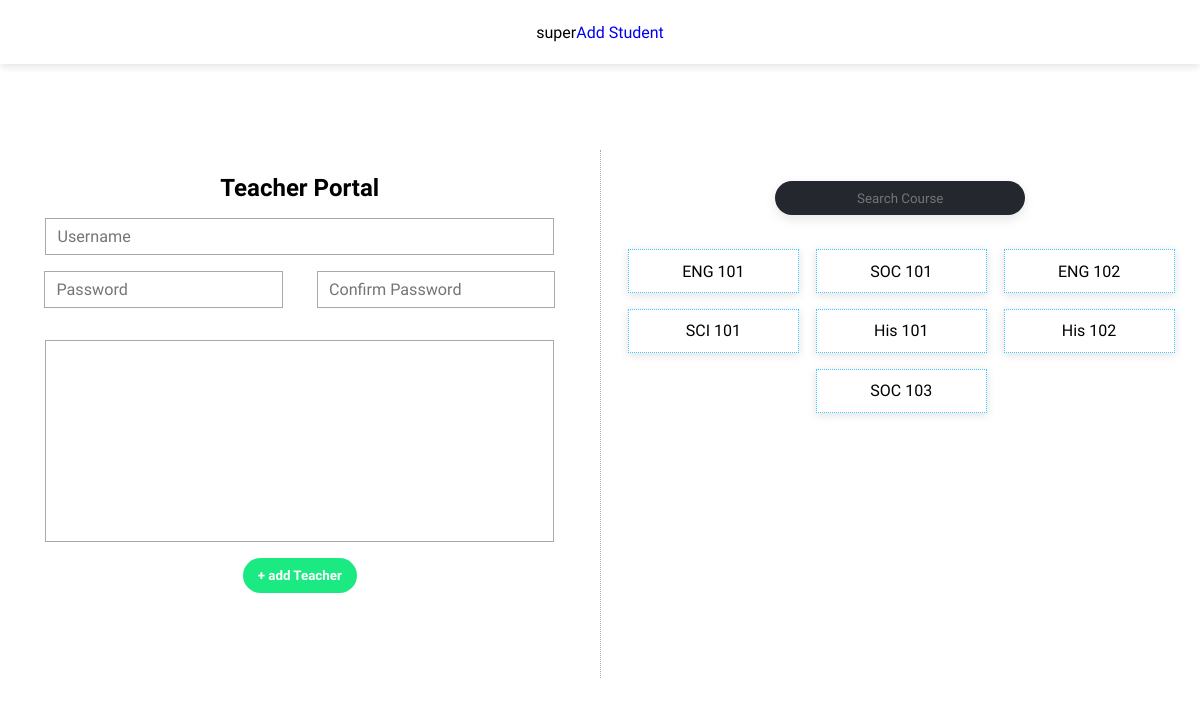
Screenshot of /teacher_portal (signed in) with the database file from the repository.
### Log/models.py (models this page shows)
class User(AbstractUser):
    is_teacher = models.BooleanField(default=False)
    is_manager = models.BooleanField(default=False)
    is_student = models.BooleanField(default=False)

### Course/models.py (models this page shows, shortened)
class Course(models.Model):
    subject = models.ForeignKey(Subject, on_delete=models.CASCADE)
    grade = models.ForeignKey(Grade, on_delete=models.CASCADE)
    slug = models.SlugField(blank=True,null=True)
    def __str__(self):
        return f'{self.subject.abb} {self.grade.code}'

class Subject(models.Model):
    name = models.CharField(max_length=300)
    abb = models.CharField(max_length=100, blank=True,null=True)
    slug = models.SlugField(blank=True,null=True)
    def __str__(self):
        return f"{self.name}"

class Grade(models.Model):
    name = models.CharField(max_length=300)
    code = models.CharField(max_length=100)
    def __str__(self):
        return f'{self.name}'

### Log/views.py (the view, shortened to what this page needs)
# urls.py: path('teacher_portal', views.teacher_portal, name='teacher_portal'),
def teacher_portal(request):
    if not request.user.is_superuser:
        return redirect('portal')
    courses = Course.objects.all()
    context = {
        'courses' : courses
    }
    return render(request, 'teacher_portal.html', context)

### Log/templates/teacher_portal.html (shortened to what this page needs)
{% extends "base.html" %}
{% load static %}
{% block styles %}
<link rel="stylesheet" href="{% static 'Portal/portal.css' %}">
{% endblock styles %}
{% block page %}
<section class="page">
  <nav class="main_nav">
    {{user.username}}
    <a href="{% url 'student_portal' %}">Add Student</a>
  </nav>
  <section class="form_box">
    <form method="post" id="teacher_form">
      <div class="form_left">
        <header>Teacher Portal</header>
        <div class="info">
          <div>
            <input type="text" name="username" placeholder="Username" id="i1" required>
          </div>
          <div>
            <input type="password" name="password" class="pass1" placeholder="Password" id="i2" required>
            <input type="password" class="pass2" placeholder="Confirm Password" id="i2" required>
          </div>
        </div>
        <div class="course_box">
        </div>
        <button type="submit">+ add Teacher</button>
      </div>
      <div class="form_right">
        <header>
          <input type="text" placeholder="Search Course" oninput="runCourseSearch(event.target.value.toLowerCase())">
        </header>
        <div>
          {% for course in courses %}
          <label data-name="{{course}}" data-grade="{{course.grade}}" data-subject="{{course.subject}}">
            <div class="course_label">{{course}}</div>
          </label>
          {% endfor %}
        </div>
      </div>
    </form>
  </section>
</section>
{% endblock page %}

### static/base.css (style rules this page uses)
* { margin: 0; padding: 0; border: none; outline: none; text-decoration: none; font-family: 'Poppins', sans-serif; font-family: 'Plus Jakarta Sans', sans-serif; scroll-behavior: smooth; }
.page { position: relative; width: 100%; display: flex; align-items: center; }
a { cursor: pointer; }

### static/Portal/portal.css (style rules this page uses)
.page { min-height: 100vh; display: flex; align-items: center; justify-content: center; }
.form_box { width: 1200px; height: 500px; }
.form_box form { display: flex; height: 100%; align-items: flex-start; width: 100%; }
.form_left, .form_right { height: 96%; padding: 2% 1.5%; }
.form_left { display: flex; flex-direction: column; align-items: center; gap: 1rem; width: 47%; }
.form_left header { font-size: 1.5rem; font-weight: 600; width: 100%; text-align: center; }
.form_left .info { width: 100%; display: flex; flex-direction: column; gap: 1rem 0; }
.form_left .info div { width: 100%; display: flex; align-items: center; justify-content: center; }
.form_right { display: flex; flex-direction: column; border-left: 1px dotted darkgray; gap: 1rem; }
.form_right header { height: 10%; display: flex; align-items: center; justify-content: center; width: 100%; }
.form_right header input { height: 70%; width: 250px; text-align: center; border-radius: 40px; box-shadow: rgba(100, 100, 111, 0.2) 0px 7px 29px 0px; box-shadow: rgba(0, 0, 0, 0.1) 0px 4px 12px; background: #24282e; color: white; }
.form_right div { width: 100%; max-height: 85%; padding: 2% 0; display: flex; flex-wrap: wrap; justify-content: space-around; overflow-y: auto; gap: 1rem 0; overflow-x: hidden; }
.form_right label, .course_box label { width: 30%; }
.course_label { width: 100%; height: 35px; cursor: pointer; display: flex; justify-content: center; background: white; box-shadow: rgba(99, 99, 99, 0.2) 0px 2px 8px 0px; align-items: center; border: 1px dotted rgb(57, 199, 255); }
.form_left .info input { font-size: 1.01rem; height: 25px; border: 1px solid darkgray; padding: 5px 2%; }
.form_left .info #i1 { width: 86%; }
.form_left .info #i2 { width: 38%; }
.form_right { display: flex; align-items: flex-start; width: 47%; }
.main_nav { position: absolute; top: 0; width: 100%; min-height: 8vh; display: flex; align-items: center; justify-content: center; box-shadow: rgba(99, 99, 99, 0.2) 0px 2px 8px 0px; }
.form_left button { background: rgb(27, 234, 131); font-weight: 600; color: white; border-radius: 40px; cursor: pointer; padding: 10px 15px; }
.course_box { width: 86%; padding: 15px 2%; height: 170px; overflow-y: auto; flex-wrap: wrap; align-items: center; border: 1px solid darkgray; display: flex; justify-content: space-around; }

### rows the page displays
User: username "super"
Course: subject+grade "ENG 101"
Course: subject+grade "SOC 101"
Course: subject+grade "ENG 102"
Course: subject+grade "SCI 101"
Course: subject+grade "His 101"
Course: subject+grade "His 102"
Course: subject+grade "SOC 103"
